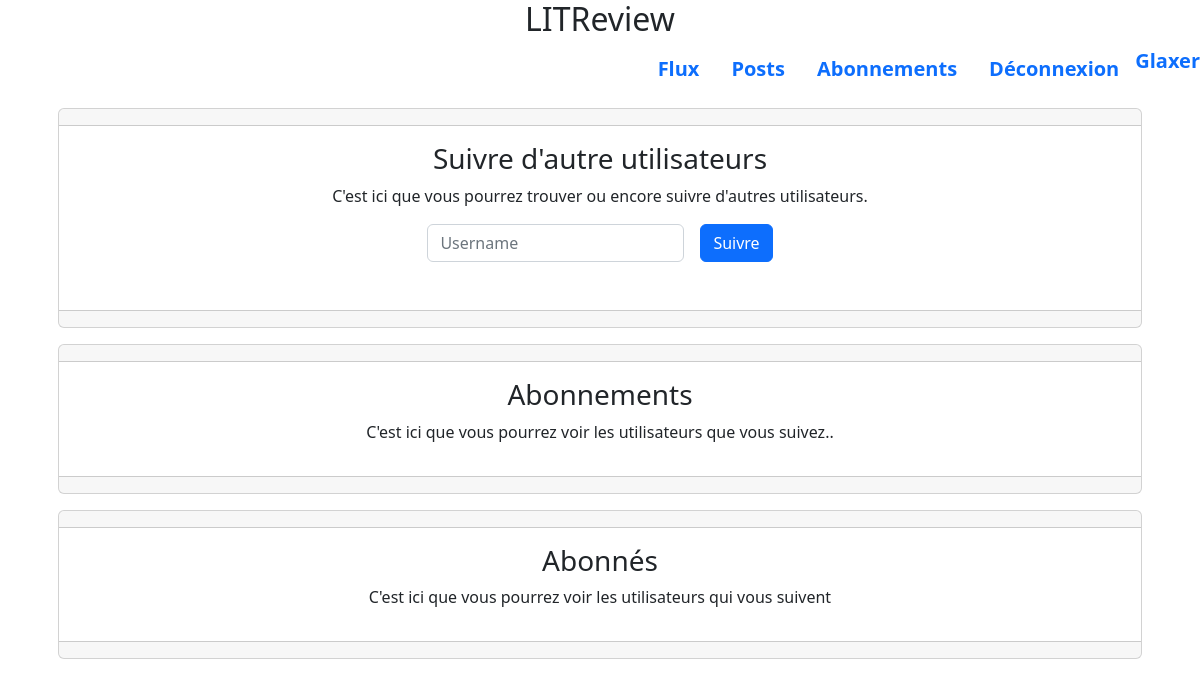
The app's page /abonnements/ (signed in), older data.
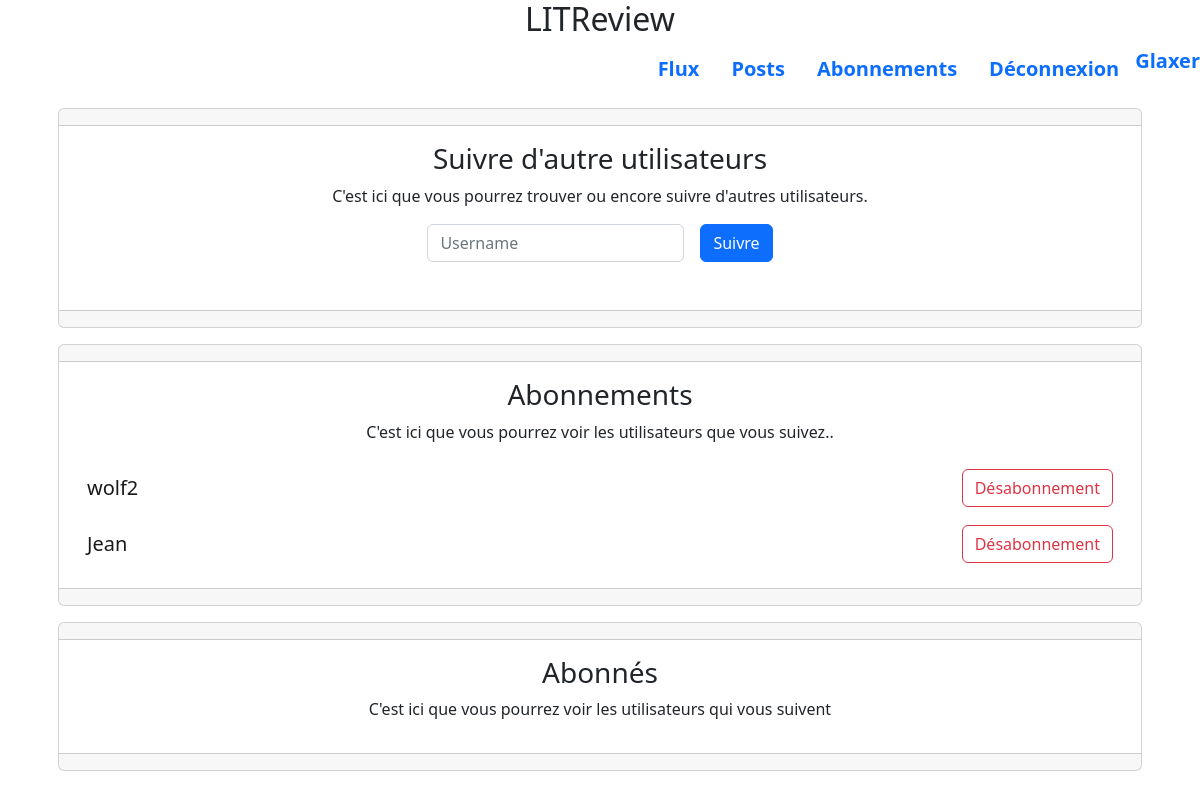
The same page, newer data.
### blog/models.py (models this page shows)
class UserFollows(models.Model):
    user = models.ForeignKey(
        to=settings.AUTH_USER_MODEL,
        on_delete=models.CASCADE,
        related_name='folowing'
    )
    followed_user = models.ForeignKey(
        to=settings.AUTH_USER_MODEL,
        on_delete=models.CASCADE,
        related_name='followed_by'
    )
    class Meta:
        unique_together = ('user', 'followed_user', )

### authentification/models.py (models this page shows)
class User(AbstractUser):
    profile_photo = models.ImageField(verbose_name='Photo de profil')

### blog/views/follow.py (the view, shortened to what this page needs)
# urls.py: path('abonnements/', blog.views.abonnements, name='abonnements'),
@login_required
def abonnements(request):
    error = ""
    form = Follow_Form()
    userfollows = UserFollows.objects.filter(followed_user=request.user)
    followers = UserFollows.objects.filter(user=request.user)
    print(userfollows)
    print(followers)
    context = {
        'userfollows': userfollows,
        "followers": followers,
        "form": form,
        "error": error
    }
    return render(request, 'blog/abonnements.html', context=context)

### blog/forms.py
class Follow_Form(forms.Form):
    username = forms.CharField(label="", widget=TextInput({"placeholder": "Username", "class": "form-title"}))

### templates/blog/abonnements.html (shortened to what this page needs)
{% extends 'blog/base.html' %}
{% load crispy_forms_tags %}
{% block content %}
<div class="card text-center m-3">
    <div class="card-header">
    </div>
    <div class="card-body">
        <h3 class="card-title">Suivre d'autre utilisateurs </h3>
        <p class="card-text">C'est ici que vous pourrez trouver ou encore suivre d'autres utilisateurs.</p>
        <form class="row g-3 center panel-input_username" method="POST">
            <div class="col-auto">
                {{form|crispy}}
            </div>
            <div class="col-auto">
                <button type="submit" class="btn btn-primary mb-3">Suivre</button>
            </div>
        </form>
    </div>
    <div class="card-footer text-muted">
    </div>
</div>
<div class="card text-center m-3">
    <div class="card-header">
    </div>
    <div class="card-body">
        <h3 class="card-title">Abonnements </h3>
        <p class="card-text">C'est ici que vous pourrez voir les utilisateurs que vous suivez..</p>
        <div class="list-group">
            {% for userfollow in userfollows %}
            <nav class="navbar bg-body-tertiary">
                <div class="container-fluid">
                    <a class="navbar-brand">{{ userfollow.user }}</a>
                    <form class="d-flex" role="search">
                        <a class="btn btn-outline-danger" type="submit"
                           href="{% url 'desabonnement' userfollow.user %}">Désabonnement</a>
                    </form>
                </div>
            </nav>
            {% endfor %}
        </div>
    </div>
    <div class="card-footer text-muted">
    </div>
</div>
<div class="card text-center m-3">
    <div class="card-header">
    </div>
    <div class="card-body">
        <h3 class="card-title">Abonnés </h3>
        <p class="card-text">C'est ici que vous pourrez voir les utilisateurs qui vous suivent</p>
    </div>
    <div class="card-footer text-muted">
    </div>
</div>
{% endblock content %}

Row changes from the older to the newer data that the page shows:
added UserFollows: user "wolf2"
added UserFollows: user "Jean"
